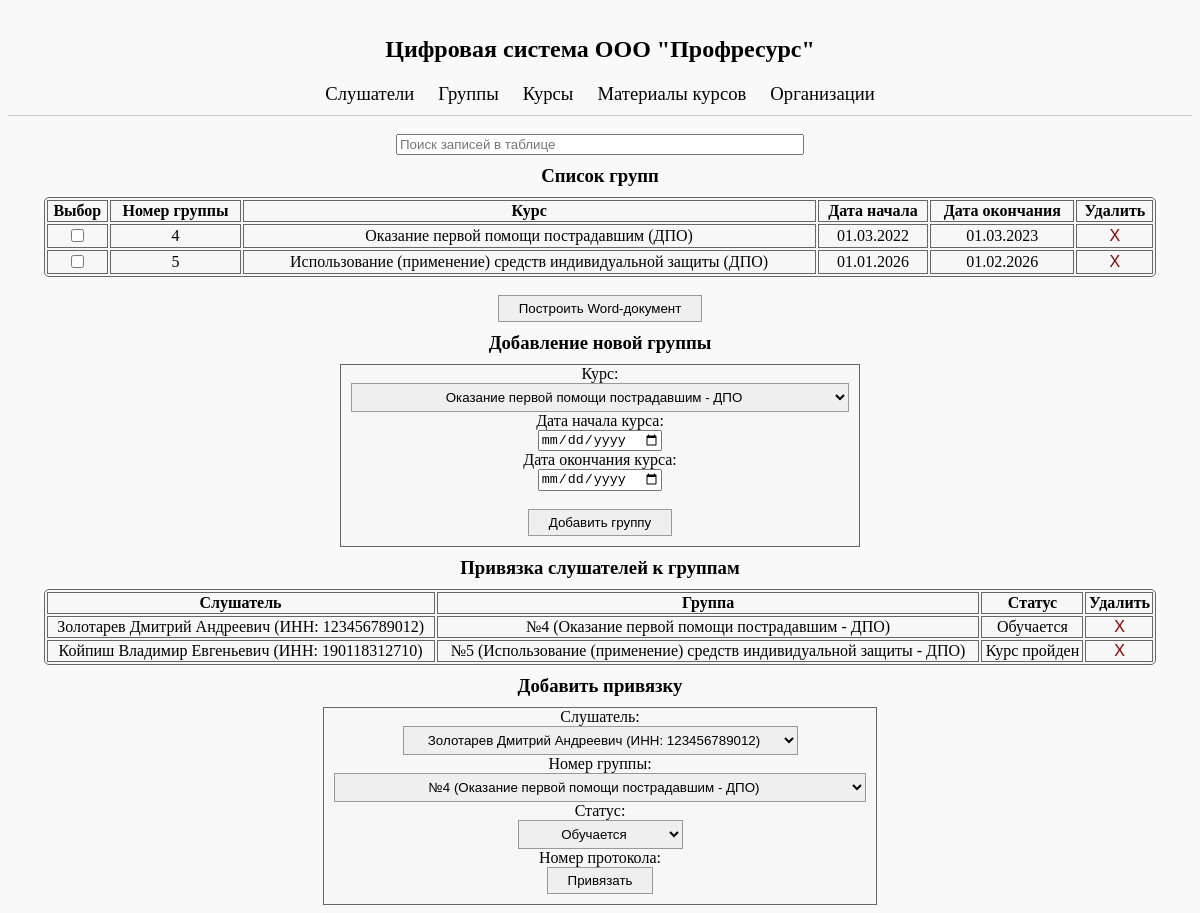
The app's page /groups/ with its own data.
### main/models.py (models this page shows)
class Группы(models.Model):
    Курс = models.ForeignKey(Курсы, on_delete=models.CASCADE)
    Дата_начала_курса = models.DateField(blank=True, null=True)
    Дата_окончания_курса = models.DateField(blank=True, null=True)

class Курсы(models.Model):
    Тип = models.ForeignKey(Типы_курсов, on_delete=models.CASCADE)
    Название = models.CharField(max_length=255)
    Объём_часов = models.IntegerField(blank=True, null=False, default=0)

class Типы_курсов(models.Model):
    Название = models.CharField(max_length=10, unique=True)

class Человек_группа(models.Model):
    Слушатель = models.ForeignKey(Слушатели, on_delete=models.CASCADE)
    Группа = models.ForeignKey(Группы, on_delete=models.CASCADE)
    Статус = models.ForeignKey(Статусы, on_delete=models.CASCADE, null=False, default="")

class Слушатели(models.Model):
    Фамилия = models.CharField(max_length=100, null=False)
    Имя = models.CharField(max_length=100, null=False)
    Отчество = models.CharField(max_length=100, blank=True, null=True)
    Дата_рождения = models.DateField(null=False)
    Пол = models.ForeignKey(Пол, on_delete=models.SET_NULL, null=True)
    Серия_паспорта = models.CharField(max_length=10, blank=True, null=True)
    Номер_паспорта = models.CharField(max_length=20, blank=True, null=False)
    Гражданство = models.ForeignKey(Страны, on_delete=models.SET_NULL, null=True)
    Номер_СНИЛС = models.CharField(max_length=11, blank=True, null=True)
    ИНН = models.CharField(max_length=12, blank=True, null=True, unique=True)
    Телефон = models.CharField(max_length=10, blank=True, null=True)
    Email = models.EmailField(blank=True, null=True)

class Статусы(models.Model):
    Название = models.CharField(max_length=50, null=False, default="")

### main/views.py (the view, shortened to what this page needs)
# urls.py: path('groups/', views.группы_view, name='group_list'),
def группы_view(request):
    return render(request, 'main/GroupList.html', {
        'курсы': Курсы.objects.all(),
        'слушатели': Слушатели.objects.all(),
        'группы': Группы.objects.all(),
        'Человек_группа': Человек_группа.objects.all(),
        'статусы': Статусы.objects.all(),
    })

### main/templates/main/GroupList.html (shortened to what this page needs)
{% extends 'main/MainMenu.html' %}
{% block content %}
    <h3>Список групп</h3>
    <div>
        <table class="table" id = "group-table">
            <thead>
                <tr>
                    <th>Выбор</th>
                    <th>Номер группы</th>
                    <th>Курс</th>
                    <th>Дата начала</th>
                    <th>Дата окончания</th>
                    <th>Удалить</th>
                </tr>
            </thead>
            <tbody>
                {% for группа in группы %}
                    <tr data-id="{{ группа.id }}">
                        <td><input type="checkbox"></td>
                        <td>{{ группа.id }}</td>
                        <td>{{ группа.Курс.Название }} ({{ группа.Курс.Тип.Название }})</td>
                        <td>{{ группа.Дата_начала_курса|date:"d.m.Y" }}</td>
                        <td>{{ группа.Дата_окончания_курса|date:"d.m.Y" }}</td>
                        <td>
                            <form method="post" action="{% url 'delete_group' группа.id %}">
                                <button type="submit" class="delete-button" onclick="return confirm('Удалить эту запись?');">X</button>
                            </form>
                        </td>
                    </tr>
                {% endfor %}
            </tbody>
        </table><br>
        <form action="{% url 'export_groups' %}">
            <button type="submit" name="Группы_DOCX">Построить Word-документ</button>
        </form>
        <h3>Добавление новой группы</h3>
        <form class="account-form" method="post" action="{% url 'group_list' %}">
            <label>Курс:</label><br>
            <select name="Курс" required>
            {% for курс in курсы %}
                <option value="{{ курс.id }}">{{ курс.Название }} - {{ курс.Тип.Название }}</option>
            {% endfor %}
            </select><br>
            <label>Дата начала курса:</label><br>
            <input type="date" name="Дата_начала_курса" required><br>
            <label>Дата окончания курса:</label><br>
            <input type="date" name="Дата_окончания_курса" required><br><br>
            <button type="submit" name="submit_группа">Добавить группу</button>
        </form>
    </div>
    <h3>Привязка слушателей к группам</h3>
    <div>
        <table class="table" id="group-linking-table"
            <thead>
                <tr>
                    <th>Слушатель</th>
                    <th>Группа</th>
                    <th>Статус</th>
                    <th>Удалить</th>
                </tr>
            <tbody>
                {% for чел_группа in Человек_группа %}
                    <tr>
                        <td>{{ чел_группа.Слушатель.Фамилия }} {{ чел_группа.Слушатель.Имя }} {{ чел_группа.Слушатель.Отчество }} (ИНН: {{ чел_группа.Слушатель.ИНН }})</td>
                        <td>№{{ чел_группа.Группа.id }} ({{ чел_группа.Группа.Курс.Название }} - {{ чел_группа.Группа.Курс.Тип.Название }})</td>
                        <td>{{ чел_группа.Статус.Название }}</td>
                        <td>
                            <form method="post" action="{% url 'delete_group_linking' чел_группа.id %}">
                                <button type="submit" class="delete-button" onclick="return confirm('Удалить привязку?');">X</button>
                            </form>
                        </td>
                    </tr>
                {% endfor %}
            </tbody>
        </table>
        <h3>Добавить привязку</h3>
        <form class="account-form" method="post" action="{% url 'group_list' %}">
            <label>Слушатель:</label><br>
            <select name="Слушатель" required>
                {% for слушатель in слушатели %}
                <option value="{{ слушатель.id }}">
                    {{ слушатель.Фамилия }} {{ слушатель.Имя }} {{ слушатель.Отчество }} (ИНН: {{ слушатель.ИНН }})
                </option>
                {% endfor %}
            </select><br>
            <label>Номер группы:</label><br>
            <select name="Группа" required>
                {% for группа in группы %}
                    <option value="{{ группа.id }}"> №{{ группа.id }} ({{ группа.Курс.Название }} - {{ группа.Курс.Тип.Название }})</option>
                {% endfor %}
            </select><br>
            <label>Статус:</label><br>
            <select name="Статус">
                {% for статус in статусы %}
                    <option value="{{ статус.id }}">{{ статус.Название }}</option>
                {% endfor %}
            </select><br>
            <label>Номер протокола:</label><br>
            <button type="submit" name="submit_привязка">Привязать</button>
        </form>
    </div>
{% endblock %}

### main/static/main/style.css (style rules this page uses)
body { font-family: "Calibri Light"; text-align: center; align-content: center; background-color: #f9f9f9; }
table { margin-left: 3%; width: 94%; border-radius: 5px; background-color: #f7f7f7; border: 1px solid #666666; }
th, td { border: 1px solid #666666; }
.account-form { background-color: #f7f7f7; display: inline-block; border: 1px solid #666666; padding-left: 10px; padding-bottom: 10px; padding-right: 10px; }
button, select { text-align: center; border: solid 1px; border-color: #999999; padding-left: 20px; padding-top: 5px; padding-bottom: 5px; padding-right: 20px; margin: 0; }
button, select:hover { cursor: pointer; }
.delete-button { background: none; border: none; color: darkred; cursor: pointer; font-size: 12pt; padding: 0; }
h2, h3, p { margin: 10px; }
label { margin: 0; }

### records on screen
Группы: id "4", Курс.Название "Оказание первой помощи пострадавшим", Курс.Название "ДПО", Дата_начала_курса "01.03.2022", Дата_окончания_курса "01.03.2023"
Группы: id "5", Курс.Название "Использование (применение) средств индивидуальной защиты", Курс.Название "ДПО", Дата_начала_курса "01.01.2026", Дата_окончания_курса "01.02.2026"
Человек_группа: Слушатель.Фамилия "Золотарев", Слушатель.Имя "Дмитрий", Слушатель.Отчество "Андреевич", Слушатель.ИНН "123456789012", Группа "4", Группа.Название "Оказание первой помощи пострадавшим", Группа.Название "ДПО", Статус.Название "Обучается"
Человек_группа: Слушатель.Фамилия "Койпиш", Слушатель.Имя "Владимир", Слушатель.Отчество "Евгеньевич", Слушатель.ИНН "190118312710", Группа "5", Группа.Название "Использование (применение) средств индивидуальной защиты", Группа.Название "ДПО", Статус.Название "Курс пройден"

### other values on screen
form field value "Оказание первой помощи пострадавшим - ДПО"
form field value "Золотарев Дмитрий Андреевич (ИНН: 123456789012)"
form field value "Обучается"
